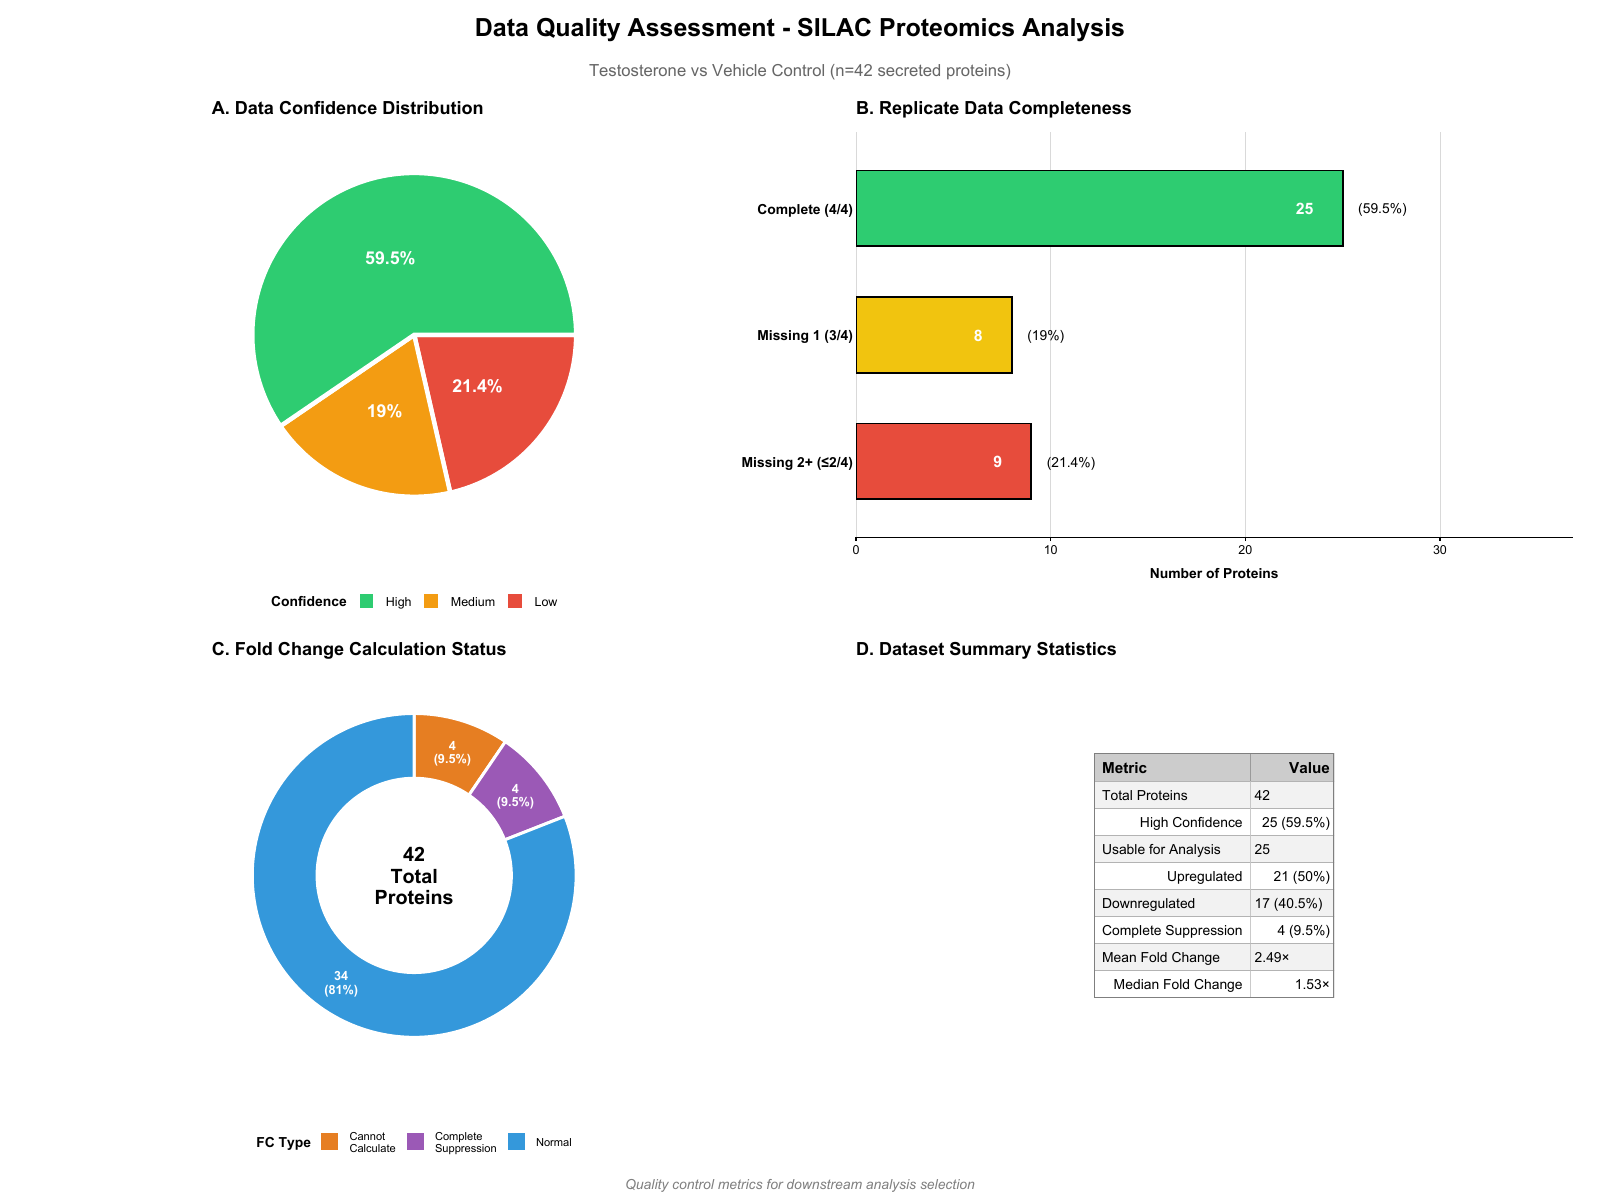

This figure's R source:
# ============================================================================
# Publication-grade Multi-Panel Data Quality Figure
# 2x2 grid: Pie, Bar, Donut, Table
# Style: Nature/Cell publication standards
# ============================================================================

# Load required libraries
suppressPackageStartupMessages({
  library(ggplot2)
  library(dplyr)
  library(cowplot)
  library(gridExtra)
  library(grid)
})

# ============================================================================
# Load and process data
# ============================================================================

script_dir <- getwd()
data_path <- file.path(script_dir, "..", "..", "General Analysis", "cleaned_proteomics_data_with_QC_flags.csv")
data_path <- normalizePath(data_path, mustWork = FALSE)

df <- read.csv(data_path, stringsAsFactors = FALSE)

# ============================================================================
# PANEL A: Confidence Level Distribution - PIE CHART
# ============================================================================

confidence_data <- df %>%
  count(Confidence_Level) %>%
  mutate(
    Percentage = round(100 * n / sum(n), 1),
    Label = paste0(n, " (", Percentage, "%)")
  )

# Reorder levels
confidence_data$Confidence_Level <- factor(
  confidence_data$Confidence_Level,
  levels = c("High", "Medium", "Low")
)
confidence_data <- confidence_data %>% arrange(Confidence_Level)

# Colors
conf_colors <- c("High" = "#2ECC71", "Medium" = "#F39C12", "Low" = "#E74C3C")

# Calculate positions for labels
confidence_data <- confidence_data %>%
  arrange(desc(Confidence_Level)) %>%
  mutate(
    ypos = cumsum(n) - 0.5 * n,
    pct_label = paste0(Percentage, "%")
  )

panel_a <- ggplot(confidence_data, aes(x = "", y = n, fill = Confidence_Level)) +

geom_col(width = 1, color = "white", linewidth = 1.5) +
  coord_polar(theta = "y", start = pi/2) +
  scale_fill_manual(values = conf_colors, name = "Confidence") +
  geom_text(aes(y = ypos, label = pct_label),
            color = "white", fontface = "bold", size = 4.5) +
  labs(title = "A. Data Confidence Distribution") +
  theme_void() +
  theme(
    plot.title = element_text(face = "bold", size = 13, hjust = 0, margin = margin(b = 10)),
    legend.position = "bottom",
    legend.title = element_text(face = "bold", size = 10),
    legend.text = element_text(size = 9),
    plot.margin = margin(10, 10, 10, 10)
  ) +
  guides(fill = guide_legend(nrow = 1))

# ============================================================================
# PANEL B: Replicate Completeness - HORIZONTAL BAR CHART
# ============================================================================

completeness_data <- df %>%
  count(Replicate_Completeness) %>%
  mutate(
    Percentage = round(100 * n / sum(n), 1),
    Pct_Label = paste0("(", Percentage, "%)")
  )

# Rename for display
completeness_data <- completeness_data %>%
  mutate(
    Display_Name = case_when(
      Replicate_Completeness == "Complete" ~ "Complete (4/4)",
      Replicate_Completeness == "Missing_1" ~ "Missing 1 (3/4)",
      Replicate_Completeness == "Missing_2+" ~ "Missing 2+ (\u22642/4)",
      TRUE ~ Replicate_Completeness
    )
  )

# Set order
completeness_data$Display_Name <- factor(
  completeness_data$Display_Name,
  levels = rev(c("Complete (4/4)", "Missing 1 (3/4)", "Missing 2+ (\u22642/4)"))
)

# Colors
comp_colors <- c(
  "Complete (4/4)" = "#2ECC71",
  "Missing 1 (3/4)" = "#F1C40F",
  "Missing 2+ (\u22642/4)" = "#E74C3C"
)

panel_b <- ggplot(completeness_data, aes(x = n, y = Display_Name, fill = Display_Name)) +
  geom_col(color = "black", linewidth = 0.6, width = 0.6) +
  geom_text(aes(label = n, x = n - 1.5),
            color = "white", fontface = "bold", size = 4, hjust = 1) +
  geom_text(aes(label = Pct_Label, x = n + 0.8),
            color = "black", size = 3.5, hjust = 0) +
  scale_fill_manual(values = comp_colors, guide = "none") +
  scale_x_continuous(expand = expansion(mult = c(0, 0.15)), limits = c(0, 32)) +
  labs(
    title = "B. Replicate Data Completeness",
    x = "Number of Proteins",
    y = NULL
  ) +
  theme_classic(base_size = 11) +
  theme(
    plot.title = element_text(face = "bold", size = 13, hjust = 0, margin = margin(b = 10)),
    axis.text.y = element_text(face = "bold", size = 10, color = "black"),
    axis.text.x = element_text(size = 9, color = "black"),
    axis.title.x = element_text(size = 10, face = "bold", margin = margin(t = 8)),
    panel.grid.major.x = element_line(color = "gray85", linewidth = 0.3),
    axis.line.y = element_blank(),
    axis.ticks.y = element_blank(),
    plot.margin = margin(10, 20, 10, 10)
  )

# ============================================================================
# PANEL C: FC Type Distribution - DONUT CHART
# ============================================================================

fc_type_data <- df %>%
  count(FC_Type) %>%
  mutate(
    Percentage = round(100 * n / sum(n), 1),
    Label = paste0(n, "\n(", Percentage, "%)")
  )

# Rename for display
fc_type_data <- fc_type_data %>%
  mutate(
    Display_Name = case_when(
      FC_Type == "Normal" ~ "Normal",
      FC_Type == "Complete_Suppression" ~ "Complete\nSuppression",
      FC_Type == "Cannot_Calculate" ~ "Cannot\nCalculate",
      TRUE ~ FC_Type
    )
  )

# Colors
fc_colors <- c(
  "Normal" = "#3498DB",
  "Complete\nSuppression" = "#9B59B6",
  "Cannot\nCalculate" = "#E67E22"
)

# Calculate positions for donut
fc_type_data <- fc_type_data %>%
  mutate(
    fraction = n / sum(n),
    ymax = cumsum(fraction),
    ymin = lag(ymax, default = 0),
    labelPosition = (ymax + ymin) / 2
  )

panel_c <- ggplot(fc_type_data, aes(ymax = ymax, ymin = ymin, xmax = 4, xmin = 2.4, fill = Display_Name)) +
  geom_rect(color = "white", linewidth = 1) +
  geom_text(aes(x = 3.2, y = labelPosition, label = Label),
            color = "white", fontface = "bold", size = 3.2, lineheight = 0.9) +
  # Center text
  annotate("text", x = 0, y = 0, label = "42\nTotal\nProteins",
           size = 5, fontface = "bold", lineheight = 0.9) +
  coord_polar(theta = "y") +
  xlim(c(0, 4)) +
  scale_fill_manual(values = fc_colors, name = "FC Type") +
  labs(title = "C. Fold Change Calculation Status") +
  theme_void() +
  theme(
    plot.title = element_text(face = "bold", size = 13, hjust = 0, margin = margin(b = 10)),
    legend.position = "bottom",
    legend.title = element_text(face = "bold", size = 10),
    legend.text = element_text(size = 8),
    plot.margin = margin(10, 10, 10, 10)
  ) +
  guides(fill = guide_legend(nrow = 1))

# ============================================================================
# PANEL D: Summary Statistics TABLE
# ============================================================================

# Calculate summary stats
total_proteins <- nrow(df)
high_conf <- sum(df$Confidence_Level == "High")
high_conf_pct <- round(100 * high_conf / total_proteins, 1)

# Calculate upregulated/downregulated from the data
df_with_fc <- df %>% filter(FC_Type != "Cannot_Calculate" & !is.na(Fold_Change))
upregulated <- sum(df_with_fc$Fold_Change > 1, na.rm = TRUE)
downregulated <- sum(df_with_fc$Fold_Change < 1, na.rm = TRUE)
complete_supp <- sum(df$FC_Type == "Complete_Suppression")

mean_fc <- round(mean(df_with_fc$Fold_Change[df_with_fc$Fold_Change > 0], na.rm = TRUE), 2)
median_fc <- round(median(df_with_fc$Fold_Change[df_with_fc$Fold_Change > 0], na.rm = TRUE), 2)

# Create table data
summary_table <- data.frame(
  Metric = c(
    "Total Proteins",
    "High Confidence",
    "Usable for Analysis",
    "Upregulated",
    "Downregulated",
    "Complete Suppression",
    "Mean Fold Change",
    "Median Fold Change"
  ),
  Value = c(
    as.character(total_proteins),
    paste0(high_conf, " (", high_conf_pct, "%)"),
    as.character(high_conf),
    paste0(upregulated, " (", round(100*upregulated/total_proteins, 1), "%)"),
    paste0(downregulated, " (", round(100*downregulated/total_proteins, 1), "%)"),
    paste0(complete_supp, " (", round(100*complete_supp/total_proteins, 1), "%)"),
    paste0(mean_fc, "\u00D7"),
    paste0(median_fc, "\u00D7")
  ),
  stringsAsFactors = FALSE
)

# Create table grob with professional styling
table_theme <- ttheme_minimal(
  core = list(
    fg_params = list(fontsize = 10, fontface = "plain", hjust = c(0, 1), x = c(0.05, 0.95)),
    bg_params = list(fill = c("gray95", "white"), col = "gray70", lwd = 0.5)
  ),
  colhead = list(
    fg_params = list(fontsize = 11, fontface = "bold", hjust = c(0, 1), x = c(0.05, 0.95)),
    bg_params = list(fill = "gray80", col = "gray50", lwd = 1)
  )
)

table_grob <- tableGrob(summary_table, rows = NULL, theme = table_theme)

# Add border
table_grob <- gtable::gtable_add_grob(
  table_grob,
  grobs = rectGrob(gp = gpar(fill = NA, lwd = 2, col = "gray50")),
  t = 1, b = nrow(table_grob), l = 1, r = ncol(table_grob)
)

# Wrap in ggplot
panel_d <- ggplot() +
  annotation_custom(table_grob) +
  labs(title = "D. Dataset Summary Statistics") +
  theme_void() +
  theme(
    plot.title = element_text(face = "bold", size = 13, hjust = 0, margin = margin(b = 10)),
    plot.margin = margin(10, 10, 10, 10)
  )

# ============================================================================
# Combine all panels
# ============================================================================

# Create main title
main_title <- ggdraw() +
  draw_label(
    "Data Quality Assessment - SILAC Proteomics Analysis",
    fontface = "bold", size = 18, x = 0.5, hjust = 0.5
  )

# Create subtitle
subtitle <- ggdraw() +
  draw_label(
    "Testosterone vs Vehicle Control (n=42 secreted proteins)",
    size = 12, x = 0.5, hjust = 0.5, color = "gray40"
  )

# Create footer
footer <- ggdraw() +
  draw_label(
    "Quality control metrics for downstream analysis selection",
    size = 10, x = 0.5, hjust = 0.5, fontface = "italic", color = "gray50"
  )

# Combine panels in 2x2 grid
panel_grid <- plot_grid(
  panel_a, panel_b,
  panel_c, panel_d,
  ncol = 2,
  nrow = 2,
  rel_widths = c(1, 1.2),
  rel_heights = c(1, 1),
  align = "hv"
)

# Final assembly
final_plot <- plot_grid(
  main_title,
  subtitle,
  panel_grid,
  footer,
  ncol = 1,
  rel_heights = c(0.05, 0.03, 1, 0.03)
)

# Save PNG
ggsave(
  filename = "quality_multipanel.png",
  plot = final_plot,
  width = 16,
  height = 12,
  dpi = 300,
  bg = "white"
)

# Save PDF
ggsave(
  filename = "quality_multipanel.pdf",
  plot = final_plot,
  width = 16,
  height = 12,
  device = cairo_pdf,
  bg = "white"
)

cat("Multi-panel quality figure saved to:\n")
cat("  - quality_multipanel.png\n")
cat("  - quality_multipanel.pdf\n")
